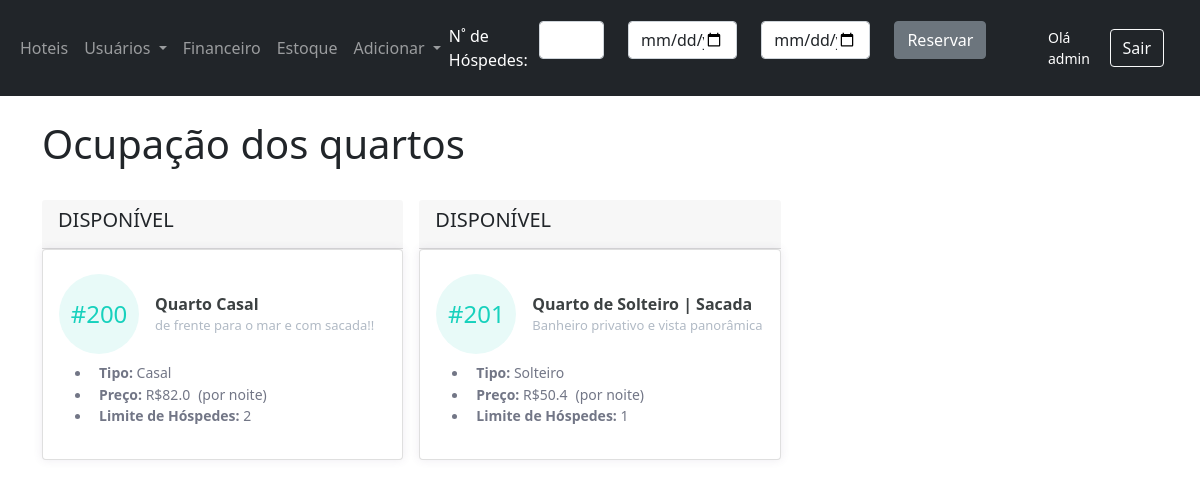
The app's page /ocupacao-quartos/4 (signed in) with its own data.
### app/models.py (models this page shows, shortened)
class User(db.Model, UserMixin):
    __tablename__ = 'users'
    id = db.Column(db.Integer, primary_key=True)
    name = db.Column(db.String(500))
    password = db.Column(db.String(500))
    password_confirmation = db.Column(db.String(500))
    profile = db.Column(db.String(15))
    email = db.Column(db.String(120), unique=True)
    hotel_id = db.Column(db.Integer)
    def get_id(self):
        return self.id
    def get_profile(self):
        return self.profile
    def get_hotel_id(self):
        return self.hotel_id

class Rooms(db.Model):
    __tablename__ = 'Rooms'
    id = db.Column(db.Integer, primary_key=True)
    hotel_id = db.Column(db.Integer, db.ForeignKey('Hotels.id'))
    number = db.Column(db.Integer)
    name = db.Column(db.String(30))
    short_description = db.Column(db.String(50))
    kind = db.Column(db.String(15))
    phone_extension = db.Column(db.String(15))
    price = db.Column(db.REAL)
    guest_limit = db.Column(db.Integer)
    status = db.Column(db.String(15))
    created_at = db.Column(db.DateTime, default=dt.now())

### app/views.py (the view)
@app.route('/ocupacao-quartos/<int:id>')
@login_required
def ocupacao_quartos_endpoint(id):
    user_id = g.user.get_id()
    return ocupacao_quartos(id, user_id)

### app/forms.py
class VerificarDisponibilidade(FlaskForm):
    total_guests = IntegerField('Quantidade de hóspedes', validators=[DataRequired()])
    check_in = DateField('Data Entrada', validators=[DataRequired()])
    check_out = DateField('Data Saída', validators=[DataRequired()])
    submeter = SubmitField('Reservar')

### app/views.py (called while the page is built)
@login_manager.user_loader
def load_user(id):
    return User.query.get(int(id))

@app.before_request
def before_request():
    g.user = current_user

@app.context_processor
def navbar():
    form_reserva = VerificarDisponibilidade()
    return dict(form_reserva=form_reserva)

### app/templates/ocupacao_quartos.html (shortened to what this page needs)
<link rel= "stylesheet" type= "text/css" href= "{{ url_for('static',filename='css/cards.css') }}">
{% extends 'base.html' %}
{% block content %}
    <br>
    <h1>Ocupação dos quartos</h1>
    <br>
    <div class="row row-cols-1 row-cols-sm-2 row-cols-md-3 g-3">
        {% for quarto in quartos %}
            <div class="col-lg-4">
                <div class="card-header no-border">
                    <h5 class="card-title">
                        {% if status_reservas[quarto.id] %}
                            OCUPADO
                        {% else %}
                            DISPONÍVEL
                        {% endif %}
                    </h5>
                </div>
                <div class="card card-margin">
                    <div class="mt-4 card-body pt-0">
                        <div class="widget-49">
                            <div class="widget-49-title-wrapper">
                                {% if status_reservas[quarto.id] %}
                                    <div class="widget-49-date-danger">
                                {% else %}
                                    <div class="widget-49-date-success">
                                {% endif %}
                                    <span class="widget-49-date-day">#{{ quarto.number }}</span>
                                </div>
                                <div class="widget-49-meeting-info">
                                    <span class="widget-49-pro-title">
                                        {{ quarto.name }}
                                    </span>
                                    <span class="widget-49-meeting-time">{{ quarto.short_description }}</span>
                                </div>
                            </div>
                            <ul class="widget-49-meeting-points">
                                <li class="widget-49-meeting-item"><span><b>Tipo:</b> {{ quarto.kind }}</span></li>
                                <li class="widget-49-meeting-item"><span><b>Preço:</b> R${{ quarto.price }}<span class="widget-49-meeting-time">(por noite)</span></span></li>
                                <li class="widget-49-meeting-item"><span><b>Limite de Hóspedes:</b> {{ quarto.guest_limit }}</span></li>
                            </ul>
                        </div>
                    </div>
                </div>
            </div>
        {% endfor %}
    </div>
{% endblock %}

### app/templates/navbar.html (shortened to what this page needs)
<nav class="navbar navbar-expand-lg navbar-dark bg-dark">
    <div class="container-fluid">
        <div class="collapse navbar-collapse" id="navbarSupportedContent">
            <ul class="navbar-nav me-auto mb-2 mb-lg-0">
                {% if current_user.get_profile() in ['admin'] %}
                    <li class="nav-item">
                        <a class="nav-link" aria-current="page" href="{{ url_for('lista_hotel') }}">Hoteis</a>
                    </li>
                {% endif %}
                {% if current_user.get_profile() in ['admin', 'gerente'] %}
                <li class="nav-item dropdown">
                    <a class="nav-link dropdown-toggle" href="#" id="navbarDropdown" role="button"
                       data-bs-toggle="dropdown" aria-expanded="false">
                        Usuários
                    </a>
                </li>
                {% endif %}
                <li class="nav-item">
                    <a class="nav-link" aria-current="page" href="{{ url_for('listar_conta_endpoint') }}">Financeiro</a>
                </li>
                <li class="nav-item">
                    <a class="nav-link" aria-current="page" href="{{ url_for('listar_estoque_endpoint') }}">Estoque</a>
                </li>
                {% if current_user.get_profile() in ['admin', 'gerente'] %}
                    <li class="nav-item dropdown">
                        <a class="nav-link dropdown-toggle" href="#" id="navbarDropdown" role="button"
                            data-bs-toggle="dropdown" aria-expanded="false">
                            Adicionar
                        </a>
                    </li>
                {% endif %}
            </ul>
            <p class="text-white fs-6 me-2 mt-3">N˚ de Hóspedes:</p>
            <form action="{{ url_for('verificar_disponibilidade_endpoint') }}" method="POST">
                <div class="row">
                    <div class="form-group col-2">
                        {{ form_reserva.total_guests(class="form-control") }}
                    </div>
                    <div class="form-group col-3">
                        {{ form_reserva.check_in(class="form-control") }}
                    </div>
                    <div class="form-group col-3">
                        {{ form_reserva.check_out(class="form-control") }}
                    </div>
                    <div class="form-group col-2">
                        {{ form_reserva.submeter(class="btn btn-secondary") }}
                    </div>
                </div>
            </form>
            {% if current_user.is_authenticated %}
                <small class="text-white">Olá {{ current_user.name }}</small>
                <a class="nav-link" aria-current="page" href="{{ url_for('logout') }}">
                    <button type="button" class="btn btn-outline-light me-2">Sair</button>
                </a>
            {% else %}
                <a class="nav-link" aria-current="page" href="{{ url_for('login') }}">
                    <button type="button" class="btn btn-outline-light me-2">Entrar</button>
                </a>
            {% endif %}
        </div>
    </div>
</nav>

### app/static/css/cards.css (style rules this page uses)
.card-margin { margin-bottom: 1.875rem; }
.card { border: 0; box-shadow: 0px 0px 10px 0px rgba(82, 63, 105, 0.1); -webkit-box-shadow: 0px 0px 10px 0px rgba(82, 63, 105, 0.1); -moz-box-shadow: 0px 0px 10px 0px rgba(82, 63, 105, 0.1); -ms-box-shadow: 0px 0px 10px 0px rgba(82, 63, 105, 0.1); }
.card { position: relative; display: flex; flex-direction: column; min-width: 0; word-wrap: break-word; background-color: #ffffff; background-clip: border-box; border: 1px solid #e6e4e9; border-radius: 8px; }
.card-header:first-child { border-radius: calc(8px - 1px) calc(8px - 1px) 0 0; }
.widget-49 .widget-49-title-wrapper { display: flex; align-items: center; }
.widget-49 .widget-49-title-wrapper .widget-49-date-success { display: flex; align-items: center; justify-content: center; flex-direction: column; background-color: #e8faf8; width: 5rem; height: 5rem; border-radius: 50%; }
.widget-49 .widget-49-title-wrapper .widget-49-date-success .widget-49-date-day { color: #17d1bd; font-weight: 500; font-size: 1.5rem; line-height: 1; }
.widget-49 .widget-49-title-wrapper .widget-49-meeting-info { display: flex; flex-direction: column; margin-left: 1rem; }
.widget-49 .widget-49-title-wrapper .widget-49-meeting-info .widget-49-pro-title { color: #3c4142; font-size: 16px; font-weight: bold; }
.widget-49 .widget-49-title-wrapper .widget-49-meeting-info .widget-49-meeting-time { color: #B1BAC5; font-size: 13px; }
.widget-49 .widget-49-meeting-points { font-weight: 400; font-size: 13px; margin-top: .5rem; }
.widget-49 .widget-49-meeting-points .widget-49-meeting-item { display: list-item; color: #727686; }
.widget-49 .widget-49-meeting-points .widget-49-meeting-item span { margin-left: .5rem; font-size: 14px; }

### records on screen
User: name "admin"
Rooms: shows "DISPONÍVEL", number "200", name "Quarto Casal", short_description "de frente para o mar e com sacada!!", kind "Casal", price "82.0", guest_limit "2"
Rooms: shows "DISPONÍVEL", number "201", name "Quarto de Solteiro | Sacada", short_description "Banheiro privativo e vista panorâmica", kind "Solteiro", price "50.4", guest_limit "1"
